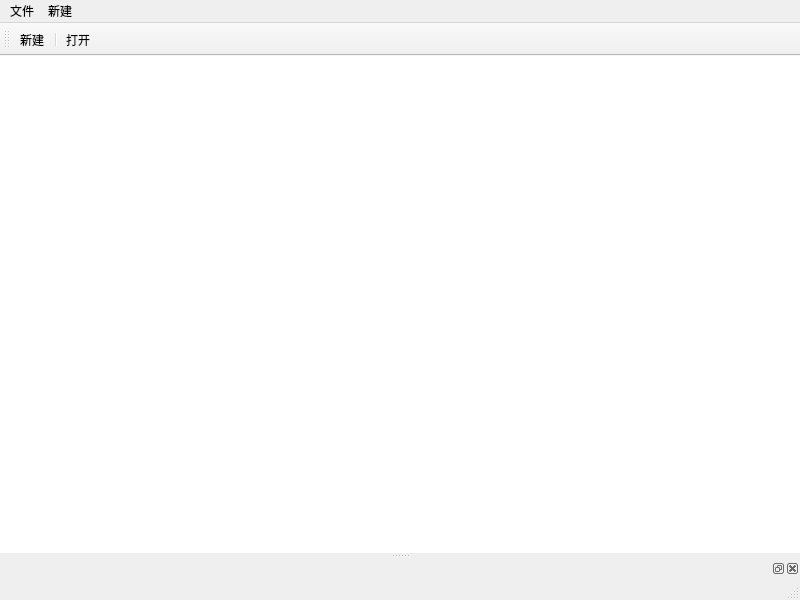
<?xml version="1.0" encoding="UTF-8"?>
<ui version="4.0">
 <class>MainWindow</class>
 <widget class="QMainWindow" name="MainWindow">
  <property name="geometry">
   <rect>
    <x>0</x>
    <y>0</y>
    <width>800</width>
    <height>600</height>
   </rect>
  </property>
  <property name="windowTitle">
   <string>MainWindow</string>
  </property>
  <widget class="QWidget" name="centralwidget">
   <widget class="QTextEdit" name="textEdit">
    <property name="geometry">
     <rect>
      <x>-90</x>
      <y>-20</y>
      <width>951</width>
      <height>591</height>
     </rect>
    </property>
   </widget>
  </widget>
  <widget class="QMenuBar" name="menubar">
   <property name="geometry">
    <rect>
     <x>0</x>
     <y>0</y>
     <width>800</width>
     <height>26</height>
    </rect>
   </property>
   <widget class="QMenu" name="menu">
    <property name="title">
     <string>文件</string>
    </property>
    <addaction name="actionnew"/>
    <addaction name="separator"/>
    <addaction name="actionopen"/>
   </widget>
   <widget class="QMenu" name="menu_2">
    <property name="title">
     <string>新建</string>
    </property>
   </widget>
   <addaction name="menu"/>
   <addaction name="menu_2"/>
  </widget>
  <widget class="QStatusBar" name="statusBar"/>
  <widget class="QToolBar" name="toolBar">
   <property name="windowTitle">
    <string>toolBar</string>
   </property>
   <attribute name="toolBarArea">
    <enum>TopToolBarArea</enum>
   </attribute>
   <attribute name="toolBarBreak">
    <bool>false</bool>
   </attribute>
   <addaction name="actionnew"/>
   <addaction name="separator"/>
   <addaction name="actionopen"/>
  </widget>
  <widget class="QDockWidget" name="dockWidget">
   <property name="floating">
    <bool>false</bool>
   </property>
   <property name="allowedAreas">
    <set>Qt::BottomDockWidgetArea|Qt::TopDockWidgetArea</set>
   </property>
   <attribute name="dockWidgetArea">
    <number>8</number>
   </attribute>
   <widget class="QWidget" name="dockWidgetContents"/>
  </widget>
  <action name="actionnew">
   <property name="text">
    <string>新建</string>
   </property>
  </action>
  <action name="actionopen">
   <property name="text">
    <string>打开</string>
   </property>
  </action>
 </widget>
 <resources/>
 <connections/>
</ui>
